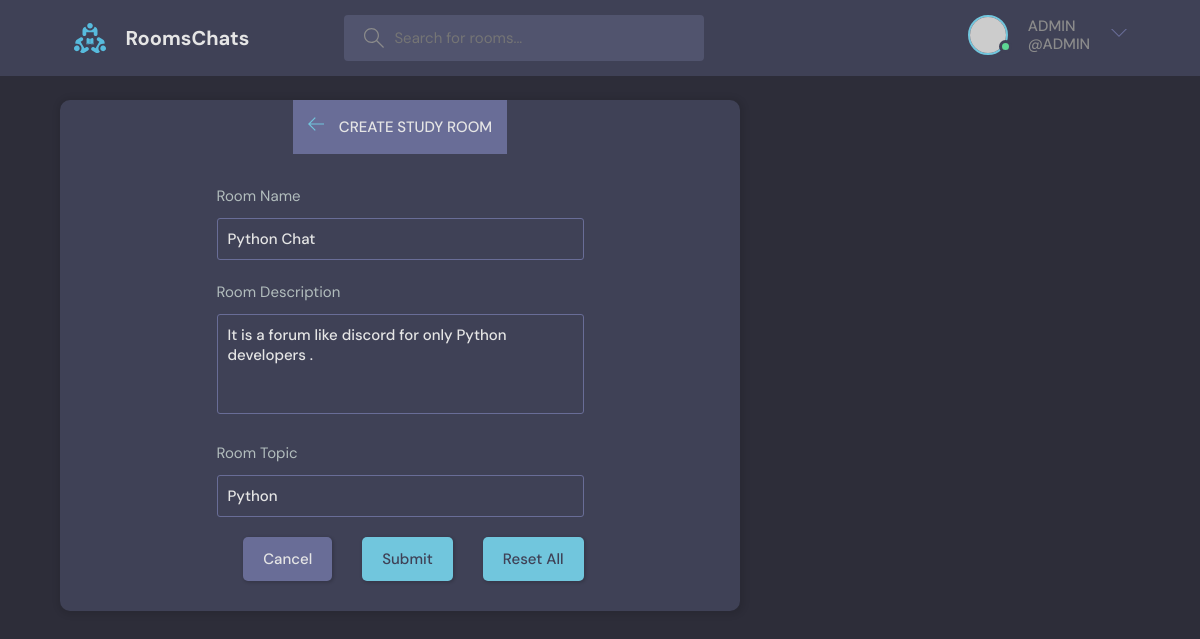
Page /update/1/ (signed in) on the committed database.
### base/models.py (models this page shows, shortened)
class Room(models.Model):
    name = models.CharField(max_length=100)
    desc = models.TextField(null=True, blank=True)
    host = models.ForeignKey(User, on_delete=models.SET_NULL, null=True)
    participants = models.ManyToManyField(User, related_name='participants', blank=True)
    topic = models.ForeignKey(Topic, on_delete=models.SET_NULL, null=True)
    updated = models.DateTimeField(auto_now=True)
    created = models.DateTimeField(auto_now_add=True)
    class Meta:
        ordering = ['-updated', '-created']

class Topic(models.Model):
    name = models.CharField(max_length=300)

### base/views.py (the view, shortened to what this page needs)
# urls.py: path('update/<str:pk>/', views.updateRoom, name='update'),
@login_required(login_url='Log_in')
def updateRoom(request, pk):
    room = Room.objects.get(id=pk)
    topics = Topic.objects.all()
    form = RoomForm(instance=room)
    if request.user != room.host:
        return HttpResponse('You arent owner of a room')
    context = {'form': form, 'topics': topics, 'room': room}
    return render(request, 'base/room_forum.html', context)

### base/forms.py
class RoomForm(ModelForm):
    class Meta:
        model = Room
        fields = '__all__'
        exclude = ['host', 'participants']

### base/templates/base/room_forum.html (shortened to what this page needs)
{% extends 'main.html' %}
{% block content %}
<main class="create-room layout">
    <div class="container">
        <div class="layout__box">
            <div class="layout__boxHeader">
                <div class="layout__boxTitle">
                    <a href="{% url 'home' %}">
                        <svg version="1.1" xmlns="http://www.w3.org/2000/svg" width="32" height="32"
                             viewBox="0 0 32 32">
                            <title>arrow-left</title>
                            <path
                                    d="M13.723 2.286l-13.723 13.714 13.719 13.714 1.616-1.611-10.96-10.96h27.625v-2.286h-27.625l10.965-10.965-1.616-1.607z">
                            </path>
                        </svg>
                    </a>
                    <h3>Create Study Room</h3>
                </div>
            </div>
            <div class="layout__body">
                <form class="form" action="" method="POST">
                    <div class="form__group">
                        <label for="room_name">Room Name</label>
                        {{form.name}}
                    </div>
                    <div class="form__group">
                        <label for="room_desc">Room Description</label>
                        {{form.desc}}
                    </div>
                    <div class="form__group">
                        <label for="room_topic">Room Topic</label>
                        <input required type="text" value="{{room.topic.name}}" name="topic" list="topic-list">
                    </div>
                    <div class="form__action">
                        <a class="btn btn--dark" href="{% url 'home' %}">Cancel</a>
                        <button class="btn btn--main" type="submit">Submit</button>
                        <button class="btn btn--main" type="reset">Reset All</button>
                    </div>
                </form>
            </div>
        </div>
    </div>
</main>
{% endblock content %}

### templates/navbar.html (shortened to what this page needs)
{% load static %}
<header class="header header--loggedIn">
    <div class="container">
        <a href="{% url 'home' %}" class="header__logo">
            <img src="{% static 'images/logo.svg' %}"/>
            <h1>RoomsChats</h1>
        </a>
        <form class="header__search" method="GET" action="{% url 'home' %}">
            <label>
                <input name="q" placeholder="Search for rooms..."/>
            </label>
        </form>
        <nav class="header__menu">
            {% if request.user.is_authenticated %}
            <div class="header__user">
                <a href="{% url 'profile' user.id %}">
                    <div class="avatar avatar--medium active">
                        <img src="https://randomuser.me/api/portraits/men/37.jpg"/>
                    </div>
                    <p>{{request.user.username}} <span><a href="">@{{request.user.username}}</a></span></p>
                </a>
                <button class="dropdown-button">
                    <svg version="1.1" xmlns="http://www.w3.org/2000/svg" width="32" height="32" viewBox="0 0 32 32">
                        <title>chevron-down</title>
                        <path d="M16 21l-13-13h-3l16 16 16-16h-3l-13 13z"></path>
                    </svg>
                </button>
            </div>
            {% else %}
            <a href="{% url 'Log_in' %}">
              <img src="{% static 'images/avatar.svg'%}" />
              <p>Login</p>
            </a>
            {% endif %}
        </nav>
    </div>
</header>

### rows in the picture
Room: name "Python Chat", desc "It is a forum like discord for only Python developers .", topic "Python"

### other values in the picture
{{ request.user.username }} "ADMIN"
